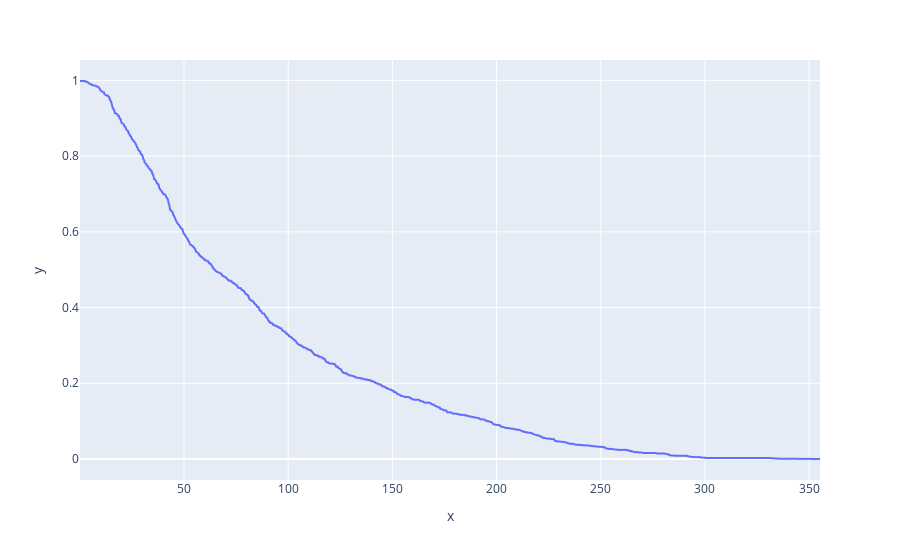

Notebook cell for this chart:
### Code cell
import plotly_express as px

px.line(x =uniq_times_old, y = p1)

### Figure 1 — Plotly figure (JSON) as saved in the notebook; plotly's stock layout.template omitted (floating-point values rounded to 4 significant figures; data arrays with more than 128 entries replaced by an {"elided": "..."} marker saying what was removed)
{"data": [{"hovertemplate": "x=%{x}<br>y=%{y}<extra></extra>", "legendgroup": "", "line": {"color": "#636efa", "dash": "solid"}, "marker": {"symbol": "circle"}, "mode": "lines", "name": "", "showlegend": false, "type": "scattergl", "x": {"elided": "1381 float values"}, "xaxis": "x", "y": {"elided": "1381 float values"}, "yaxis": "y"}], "layout": {"legend": {"tracegroupgap": 0}, "margin": {"t": 60}, "xaxis": {"anchor": "y", "domain": [0, 1], "title": {"text": "x"}}, "yaxis": {"anchor": "x", "domain": [0, 1], "title": {"text": "y"}}}}
